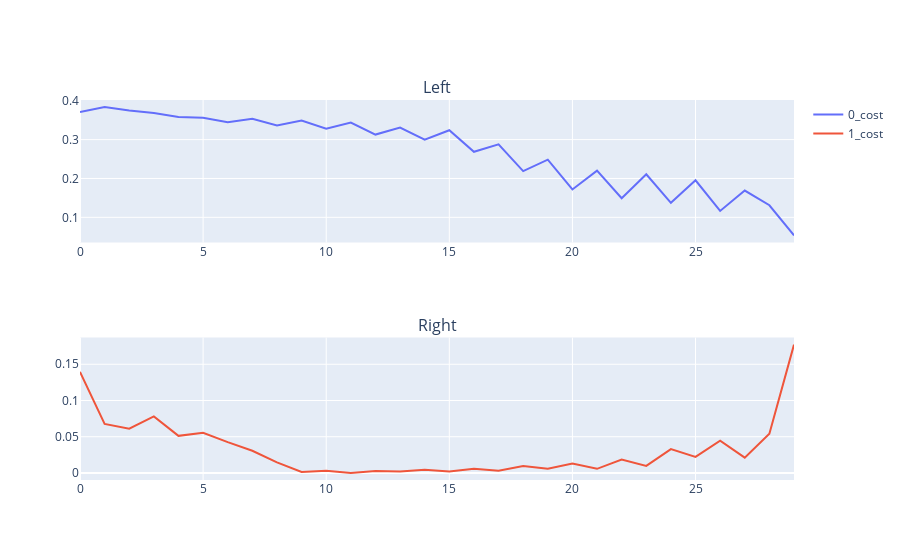

The notebook cell saved with this chart:
### Code cell
poscost = x[:, -feature_dims["posCost"]:].reshape((2,-1))

fig = make_subplots(rows=2, cols=1, subplot_titles=["Left", "Right"])
n = np.arange(x.shape[0])
for i in range(2):
    # for j in range(poscost.size()[1]):
    y = sav_filter(poscost[i], 5, 3)
    fig.add_trace(go.Scatter(x=n, y=y, name="{}_cost".format(i), mode="lines"), row=i+1, col=1)

fig.show()

### Figure 1 — Plotly figure (JSON) as saved in the notebook; plotly's stock layout.template omitted (floating-point values rounded to 4 significant figures)
{"data": [{"mode": "lines", "name": "0_cost", "type": "scatter", "x": [0, 1, 2, 3, 4, 5, 6, 7, 8, 9, 10, 11, 12, 13, 14, 15, 16, 17, 18, 19, 20, 21, 22, 23, 24, 25, 26, 27, 28, 29], "xaxis": "x", "y": [0.3709, 0.3836, 0.3751, 0.3682, 0.3582, 0.3563, 0.3445, 0.3538, 0.3364, 0.3491, 0.328, 0.3441, 0.313, 0.3309, 0.2998, 0.3242, 0.2687, 0.2877, 0.2189, 0.2485, 0.1717, 0.2202, 0.1492, 0.2109, 0.1374, 0.1953, 0.1165, 0.1689, 0.1311, 0.05357], "yaxis": "y"}, {"mode": "lines", "name": "1_cost", "type": "scatter", "x": [0, 1, 2, 3, 4, 5, 6, 7, 8, 9, 10, 11, 12, 13, 14, 15, 16, 17, 18, 19, 20, 21, 22, 23, 24, 25, 26, 27, 28, 29], "xaxis": "x2", "y": [0.1396, 0.06771, 0.06106, 0.07808, 0.05121, 0.0555, 0.04262, 0.03066, 0.01464, 0.0013, 0.002943, 0.0001223, 0.002691, 0.002131, 0.004452, 0.00215, 0.005972, 0.00298, 0.009464, 0.005849, 0.01295, 0.005722, 0.0184, 0.009699, 0.03299, 0.02212, 0.0446, 0.02118, 0.054, 0.1771], "yaxis": "y2"}], "layout": {"annotations": [{"font": {"size": 16}, "showarrow": false, "text": "Left", "x": 0.5, "xanchor": "center", "xref": "paper", "y": 1.0, "yanchor": "bottom", "yref": "paper"}, {"font": {"size": 16}, "showarrow": false, "text": "Right", "x": 0.5, "xanchor": "center", "xref": "paper", "y": 0.375, "yanchor": "bottom", "yref": "paper"}], "xaxis": {"anchor": "y", "domain": [0.0, 1.0]}, "xaxis2": {"anchor": "y2", "domain": [0.0, 1.0]}, "yaxis": {"anchor": "x", "domain": [0.625, 1.0]}, "yaxis2": {"anchor": "x2", "domain": [0.0, 0.375]}}}
